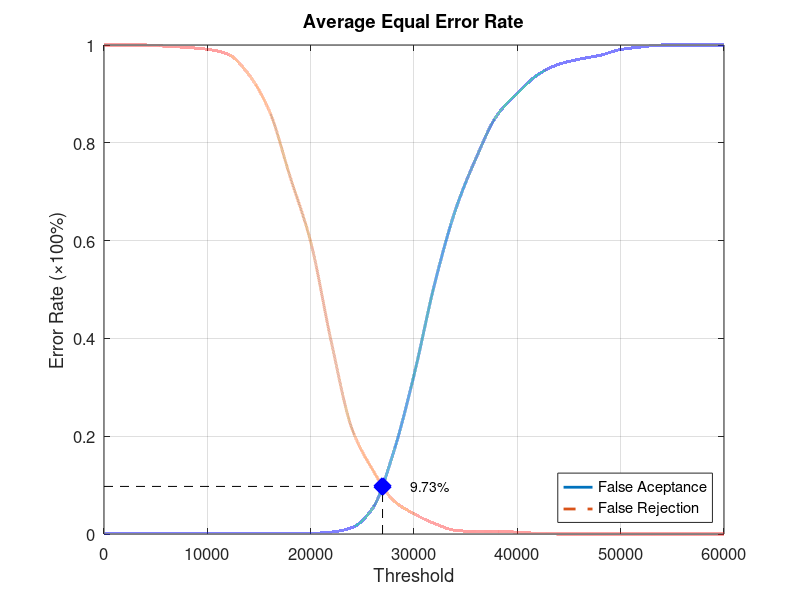
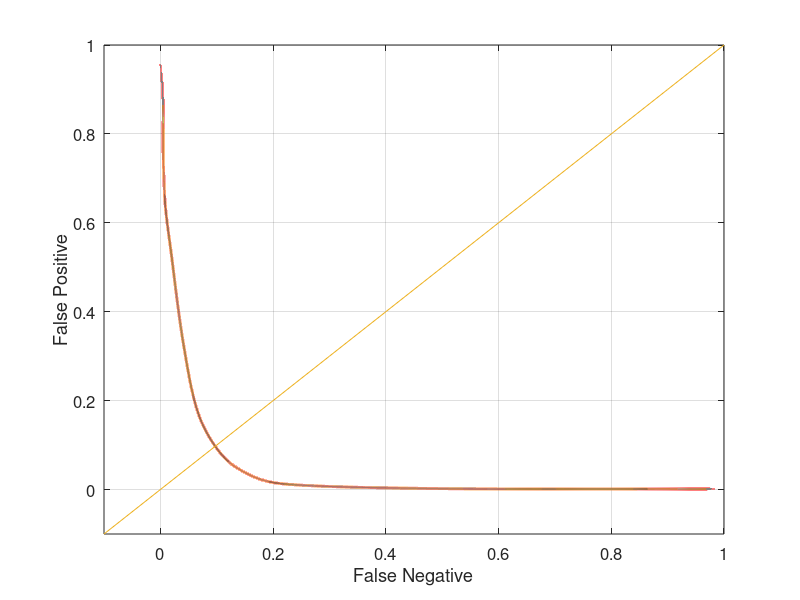

Reproduce these figures in MATLAB, in order.
function yEER = Experiment4Average
close all;
clear;
clc;
x = 0:2000:60000;
xq = 0:0.5:60000;

y0 = [0 0.00131579 0.00131579 0.00131579 0.00131579 0.00131579 0.00131579 0.00131579 0.00131579 0.00131579 0.00131579 0.00394737 0.0131579 0.0526316 0.165789 0.325 0.511842 0.661842 0.768421 0.855263 0.901316 0.939474 0.960526 0.971053 0.978947 0.990789 0.996053 1 1 1 1];
yy0 = interp1(x, y0, xq, 'pchip');
y1 = [1 1 1 0.9975 0.995 0.99125 0.98125 0.94 0.865 0.73125 0.5975 0.3925 0.215 0.13125 0.06875 0.04125 0.02125 0.0075 0.005 0.005 0.00375 0.00125 0 0 0 0 0 0 0 0 0];
yy1 = interp1(x, y1, xq, 'pchip');

% Calculating EER: 
y2 = abs(y0 - y1);
find(y2 == min(y2))
yy2 = abs(yy0 - yy1);
xEER = find(yy2 == min(yy2));
xEERIndex = xq(xEER) % X-axis EER
yEER = yy0(xEER) % Y-axis EER

main = figure
plot(xq, yy0,'-','LineWidth', 2);	hold on
plot(xq, yy1,'--','LineWidth', 2);	hold on
plot([xEERIndex xEERIndex], [0 yEER], 'k--');	hold on
plot([0 xEERIndex], [yEER yEER], 'k--');	hold on
plot(xEERIndex, yEER, 'bx', 'LineWidth', 10);	hold on
text(xEERIndex + 10 * xEERIndex / 100, yEER, [num2str(round((10000 * yEER)) / 100) '%'])
legend('False Aceptance', 'False Rejection', 'Location', 'SouthEast')
xlabel('Threshold')
ylabel('Error Rate (\times100%)')
title('Average Equal Error Rate')
set(gca, 'FontSize', 12)
axis([0 60000 0 1])
grid on

print(main, 'Experiment4AverageMain', '-dpng');
FNRxFPR = figure('Color', [1 1 1]);
plot(yy1, yy0, '-', yy1, yy0, 'LineWidth', 2);
hold on
y = -0.1:0.1:1
plot(y, y); 
set(gca, 'FontSize', 12)
xlabel('False Negative')
ylabel('False Positive')
axis([-0.1 1 -0.1 1])
set(gca, 'FontSize', 12)
grid on

print(FNRxFPR, 'Experiment4AverageFNRxFPR','-dpng');
end
